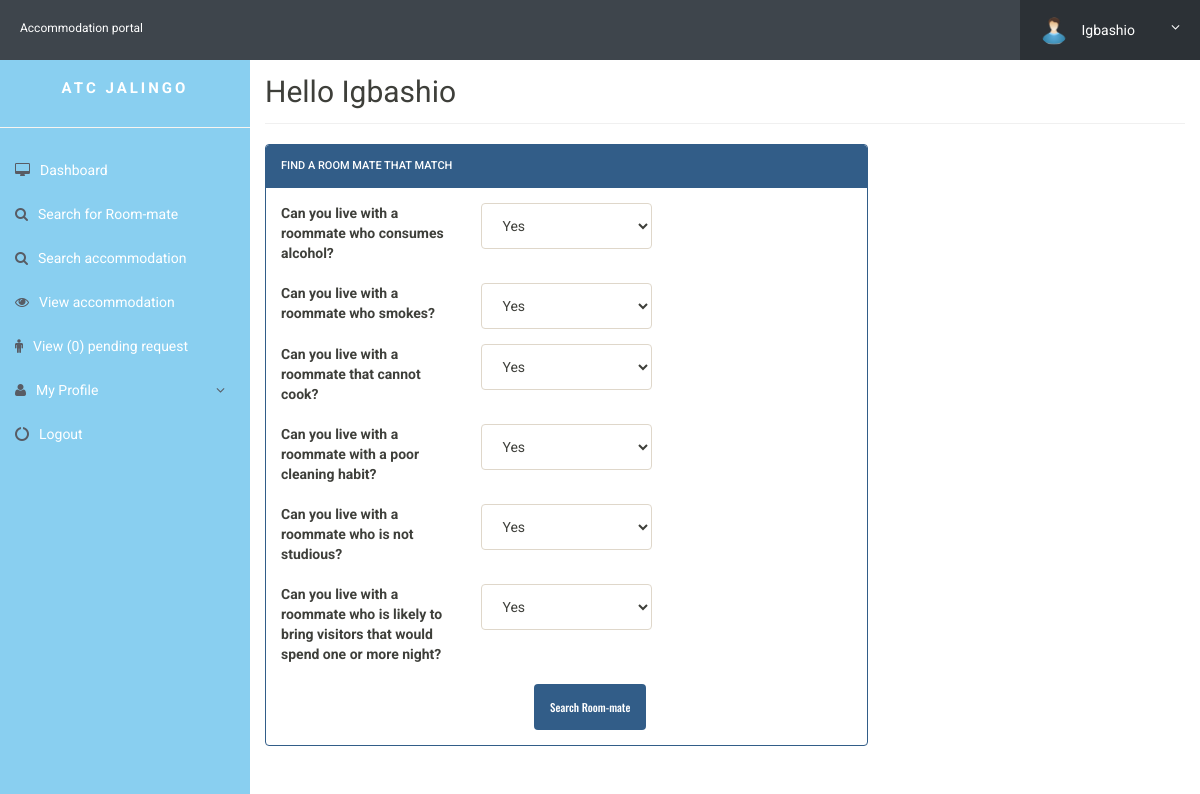
The page /room-mate.php (signed in) on the database its author committed.
### tables this page shows
CREATE TABLE `userregistration` (
  `id` int(11) NOT NULL,
  `admission_no` varchar(255) DEFAULT NULL,
  `program` varchar(20) NOT NULL,
  `department` varchar(250) NOT NULL,
  `level` varchar(250) NOT NULL,
  `firstName` varchar(255) DEFAULT NULL,
  `middleName` varchar(255) DEFAULT NULL,
  `lastName` varchar(255) DEFAULT NULL,
  `gender` varchar(255) DEFAULT NULL,
  `img` varchar(250) NOT NULL,
  `contactNo` varchar(20) DEFAULT NULL,
  `password` varchar(255) DEFAULT NULL,
  `regDate` timestamp NULL DEFAULT CURRENT_TIMESTAMP,
  `updationDate` varchar(45) DEFAULT NULL,
  `passUdateDate` varchar(45) DEFAULT NULL
);

CREATE TABLE `roommate_char` (
  `id` int(11) NOT NULL,
  `student_id` int(11) NOT NULL,
  `roommate_id` int(11) NOT NULL,
  `roommate` int(11) NOT NULL,
  `alcohol` varchar(250) NOT NULL,
  `smokes` varchar(250) NOT NULL,
  `cook` varchar(250) NOT NULL,
  `habit` varchar(250) NOT NULL,
  `studies` varchar(250) NOT NULL,
  `visitors` varchar(250) NOT NULL,
  `gender` varchar(250) NOT NULL,
  `firstName` varchar(250) NOT NULL,
  `middleName` varchar(250) NOT NULL,
  `lastName` varchar(250) NOT NULL,
  `img` text NOT NULL,
  `department` varchar(250) NOT NULL,
  `level` varchar(250) NOT NULL,
  `contactNo` varchar(250) NOT NULL,
  `time` timestamp NOT NULL DEFAULT CURRENT_TIMESTAMP
);

### room-mate.php (the view, shortened to what this page needs)
<?php
include('includes/config.php');
?>
<!doctype html>
<html lang="en" class="no-js">
<head>
	<link rel="stylesheet" href="css/font-awesome.min.css">
	<link rel="stylesheet" href="css/bootstrap.min.css">
	<link rel="stylesheet" href="css/dataTables.bootstrap.min.css">>
	<link rel="stylesheet" href="css/bootstrap-social.css">
	<link rel="stylesheet" href="css/bootstrap-select.css">
	<link rel="stylesheet" href="css/fileinput.min.css">
	<link rel="stylesheet" href="css/awesome-bootstrap-checkbox.css">
	<link rel="stylesheet" href="css/style.css">
</head>
<body>
	<?php include('includes/header.php');?>
	<div class="ts-main-content">
		<?php include('includes/sidebar.php');?>
		<div class="content-wrapper">
			<div class="container-fluid">
	<?php
    $aid=$_SESSION['id'];
	$ret= mysqli_query($mysqli,"SELECT * FROM userregistration where id = '".$aid."'");
    $rw=mysqli_fetch_array($ret);
    ?>
				<div class="row">
					<div class="col-md-12">
						<h2 class="page-title">Hello&nbsp;<?php echo $rw['firstName'];?> </h2>
						<div class="row">
							<div class="col-md-8">
								<div class="panel panel-primary">
									<div class="panel-heading">
FIND A ROOM MATE THAT MATCH
</div>
<?php
$aid=$_SESSION['id'];
$re= mysqli_query($mysqli,"SELECT * FROM roommate_char where student_id = '".$aid."'");
$row=mysqli_fetch_array($re);
if(mysqli_num_rows($re) > 0){
$alcohol=$row['alcohol'];
$smokes=$row['smokes'];
$cook=$row['cook'];
$habit=$row['habit'];
$studies=$row['studies'];
$visitors=$row['visitors'];
}
?>
<div class="panel-body">
<form method="post" action="" name="registration" class="form-horizontal" onSubmit="return valid();">
<div class="form-group">
<label class="col-sm-4 ">Can you live with a roommate who consumes alcohol?</label>
<div class="col-sm-4">
<select name="alcohol" class="form-control" required="required">
<?php
if($row){
	if($alcohol == 'Yes'){
		echo"
		<option value='Yes' selected>Yes</option>
        <option value='No'>No</option>
		";
	}else{
		echo"
		<option value='Yes'>Yes</option>
        <option value='No' selected>No</option>
		";
	}
}else{
echo"
<option value=''>Select</option>
<option value='Yes'>Yes</option>
<option value='No'>No</option>
";
}
?>
</select>
</div>
</div>
<div class="form-group">
<label class="col-sm-4">Can you live with a roommate who smokes? </label>
<div class="col-sm-4">
<select name="smokes" class="form-control" required="required">
<?php
if($row){
	if($smokes == 'Yes'){
		echo"
		<option value='Yes' selected>Yes</option>
        <option value='No'>No</option>
		";
	}else{
		echo"
		<option value='Yes'>Yes</option>
        <option value='No' selected>No</option>
		";
	}
}else{
echo"
<option value=''>Select</option>
<option value='Yes'>Yes</option>
<option value='No'>No</option>
";
}
?>
</select>
</div>
</div>
<div class="form-group">
<label class="col-sm-4">Can you live with a roommate that cannot cook? </label>
<div class="col-sm-4">
<select name="cook" class="form-control" required="required">
<?php
if($row){
	if($cook == 'Yes'){
		echo"
		<option value='Yes' selected>Yes</option>
        <option value='No'>No</option>
		";
	}else{
		echo"
		<option value='Yes'>Yes</option>
        <option value='No' selected>No</option>
		";
	}
}else{
echo"
<option value=''>Select</option>
<option value='Yes'>Yes</option>
<option value='No'>No</option>
";
}
?>
</select>
</div>
</div>
<div class="form-group">
<label class="col-sm-4">Can you live with a roommate with a poor cleaning habit? </label>
<div class="col-sm-4">
<select name="habit" class="form-control" required="required">
<?php
if($row){
	if($habit == 'Yes'){
		echo"
		<option value='Yes' selected>Yes</option>
        <option value='No'>No</option>
		";
	}else{
		echo"
		<option value='Yes'>Yes</option>
        <option value='No' selected>No</option>
		";
	}
}else{
echo"
<option value=''>Select</option>
<option value='Yes'>Yes</option>
<option value='No'>No</option>
";
}
?>
</select>
</div>
</div>
<div class="form-group">
<label class="col-sm-4">Can you live with a roommate who is not studious? </label>
<div class="col-sm-4">
<select name="studies" class="form-control" required="required">
<?php
if($row){
	if($studies == 'Yes'){
		echo"
		<option value='Yes' selected>Yes</option>
        <option value='No'>No</option>
		";
	}else{
		echo"
		<option value='Yes'>Yes</option>
        <option value='No' selected>No</option>
		";
	}
}else{
echo"
<option value=''>Select</option>
<option value='Yes'>Yes</option>
<option value='No'>No</option>
";
}
?>
</select>
</div>
</div>
<div class="form-group">
<label class="col-sm-4">Can you live with a roommate who is likely to bring visitors that would spend one or more night? </label>
<div class="col-sm-4">
<select name="visitors" class="form-control" required="required">
<?php
if($row){
	if($visitors == 'Yes'){
		echo"
		<option value='Yes' selected>Yes</option>
        <option value='No'>No</option>
		";
	}else{
		echo"
		<option value='Yes'>Yes</option>
        <option value='No' selected>No</option>
		";
	}
}else{
echo"
<option value=''>Select</option>
<option value='Yes'>Yes</option>
<option value='No'>No</option>
";
}
?>
</select>
</div>
</div>
<div class="col-sm-5 col-sm-offset-5">
<input type="submit" name="update" Value="Search Room-mate" class="btn btn-primary">
</div>
</form>
									</div>
									</div>
								</div>
							</div>
						</div>
							</div>
					</div>
				</div>
</body>
</html>

### includes/header.php (shortened to what this page needs)
<?php if (isset($_SESSION['id']))
{ ?><div class="brand clearfix">
		<a href="#" class="logo" style="font-size:12px; color: white;">Accommodation portal</a>
		<ul class="ts-profile-nav">
			<li class="ts-account">
		<?php	include('config.php');
		$id=$_SESSION['id'];
         $query1 = "SELECT * FROM userRegistration WHERE id='$id'";
			     $result1 = mysqli_query($mysqli, $query1);
                $user = mysqli_fetch_assoc($result1);
			    $img = $user['img'];
			 ?>
				<a href="#"><img src="user_images/<?php  echo $img; ?>" class="ts-avatar hidden-side" alt=""> <?php  echo $user['firstName']; ?> <i class="fa fa-angle-down hidden-side"></i></a>
			</li>
		</ul>
	</div>
	<?php } ?>

### css/style.css (style rules this page uses)
html { font-size: 14px; }
@media only screen and (min-width: 480px) { html { font-size: 17px; } }
@media only screen and (min-width: 768px) { html { font-size: 14px; } }
body { font-size: 1em; }
a { color: #37a6c4; }
.btn { font-family: 'Oswald', sans-serif; }
.panel { overflow: hidden; }
ul, li { margin: 0; padding: 0; list-style: none; }
.btn { text-transform: none; }
.page-title { padding-bottom: 15px; margin-bottom: 20px; border-bottom: 1px solid #f0f0f0; }
.brand { background: #3e454c; position: relative; z-index: 3; position: fixed; width: 100%; top: 0; }
.brand .logo { box-sizing: border-box; padding: 20px; float: left; display: block; width: 200px; }
@media only screen and (min-width: 992px) { .brand .logo { width: 250px; } }
.brand .ts-profile-nav { float: right; display: none; }
.brand .ts-profile-nav li { float: left; position: relative; }
.brand .ts-profile-nav li a { display: block; padding: 20px; color: #fff; }
.brand .ts-profile-nav .ts-account .fa-angle-down { float: right; }
.brand .ts-profile-nav .ts-account > a { width: 180px; background: #2c3136; }
.brand .ts-profile-nav .ts-account .ts-avatar { border-radius: 50%; height: 28px; margin: -10px 0; margin-right: 10px; }
@media only screen and (min-width: 992px) { .brand .ts-profile-nav { display: block; } }
.ts-main-content .content-wrapper { padding-top: 15px; margin-top: 20px; }
@media only screen and (min-width: 992px) { .ts-main-content .content-wrapper { margin-left: 250px; } }

### rows shown on the page
userregistration: img (picture), firstName "Igbashio"
roommate_char: alcohol "Yes", smokes "Yes", cook "Yes", habit "Yes", studies "Yes", visitors "Yes"

### other values the page prints
$count1 "0"
